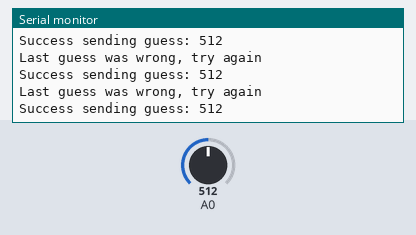
Simulated run of this sketch. Board: Arduino Uno, built with avr-gcc and run on an emulated ATmega328P. On the bench: the last lines printed to the serial monitor. The inputs (shaded band) are chosen by the test bench; at power-on: A0 = 512. No radio packets arrive unless stated.

Above: at 1.2 s.
1.3 s: A0 set to 108
At 1.6 s:
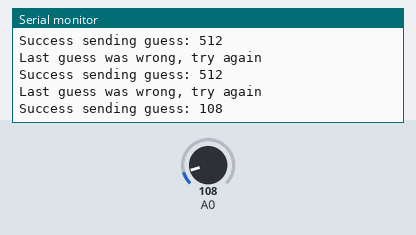
2.8 s: A0 set to 93
At 2.82 s:
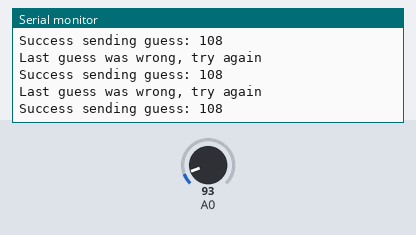
11.8 s: A0 set to 8
At 11.95 s:
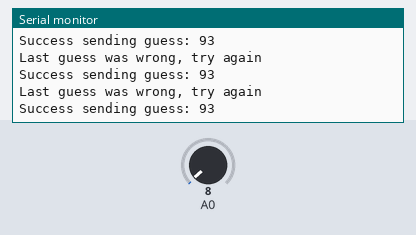
14.8 s: A0 set to 11
At 14.8 s:
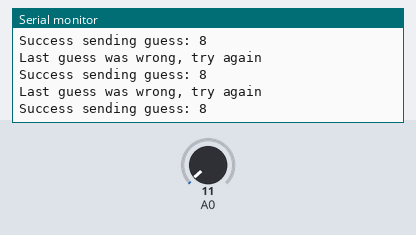
Timing chart, 0 to 17.8 s (numbered marks = the images above; inputs shaded):
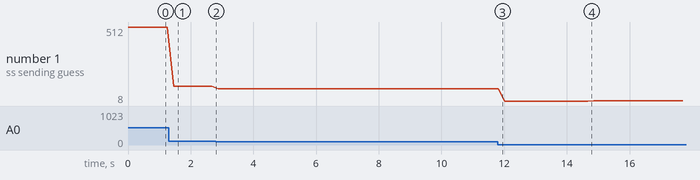

Measured:
- after the input at 1.3 s, the serial monitor: prints a new line after 0.16 s (image 1)
- plotted number 1: 512 → 108 after the input at 1.3 s, 108 → 93 after the input at 2.8 s, 93 → 8 after the input at 11.8 s, 8 → 11 after the input at 14.8 s

The sketch:

trans_send.ino
```cpp
// An example demonstrating the multiceiver capability of the NRF24L01+
// in a star network with one PRX hub and up to six PTX nodes

//This sketch is a modification from a video on the ForceTronics YouTube Channel,

//which code was leveraged from http://maniacbug.github.io/RF24/starping_8pde-example.html

//This sketch is free to the public to use and modify at your own risk


#include <SPI.h> //Call SPI library so you can communicate with the nRF24L01+

#include <nRF24L01.h> //nRF2401 libarary found at https://github.com/tmrh20/RF24/

#include <RF24.h> //nRF2401 libarary found at https://github.com/tmrh20/RF24/

const int pinCE = 9; //This pin is used to set the nRF24 to standby (0) or active mode (1)

const int pinCSN = 10; //This pin is used to tell the nRF24 whether the SPI communication is a command or message to send out


RF24 radio(pinCE, pinCSN); // Create your nRF24 object or wireless SPI connection

#define WHICH_NODE 3    // must be a number from 1 - 6 identifying the PTX node

const uint64_t wAddress[] = {0x7878787878LL, 0xB3B4B5B6F1LL, 0xB3B4B5B6CDLL, 0xB3B4B5B6A3LL, 0xB3B4B5B60FLL, 0xB3B4B5B605LL};

const uint64_t PTXpipe = wAddress[ WHICH_NODE - 1 ];   // Pulls the address from the above array for this node's pipe

byte counter = 2; //used to count the packets sent

bool done = false; //used to know when to stop sending packets


void setup()

{

  Serial.begin(9600);   //start serial to communicate process


  radio.begin();            //Start the nRF24 module

  radio.setPALevel(RF24_PA_LOW);  // "short range setting" - increase if you want more range AND have a good power supply
  radio.setChannel(108);          // the higher channels tend to be more "open"

  radio.openReadingPipe(0,PTXpipe);  //open reading or receive pipe

  radio.stopListening(); //go into transmit mode

}

void loop()

{
  int a = analogRead(A0); //create unique seed value for random number generation

   if(!done) { //true once you guess the right number

     byte randNumber = (byte)20; //generate random guess between 0 and 10

     radio.openWritingPipe(PTXpipe);        //open writing or transmit pipe

     if (!radio.write( &a, 1 )){  //if the write fails let the user know over serial monitor

         Serial.println("Guess delivery failed");

     }

     else { //if the write was successful

          Serial.print("Success sending guess: ");

          Serial.println(a);


        radio.startListening(); //switch to receive mode to see if the guess was right

        unsigned long startTimer = millis(); //start timer, we will wait 200ms

        bool timeout = false;

        while ( !radio.available() && !timeout ) { //run while no receive data and not timed out

          if (millis() - startTimer > 200 ) timeout = true; //timed out

        }


        if (timeout) Serial.println("Last guess was wrong, try again"); //no data to receive guess must have been wrong

        else  { //we received something so guess must have been right

          byte daNumber; //variable to store received value

          radio.read( &daNumber,1); //read value

          if(daNumber == randNumber) { //make sure it equals value we just sent, if so we are done

            Serial.println("You guessed right so you are done");

            done = true; //signal to loop that we are done guessing

          }

          else Serial.println("Something went wrong, keep guessing"); //this should never be true, but just in case

        }

        radio.stopListening(); //go back to transmit mode

     }

   }

    //delay(10);

}
```
